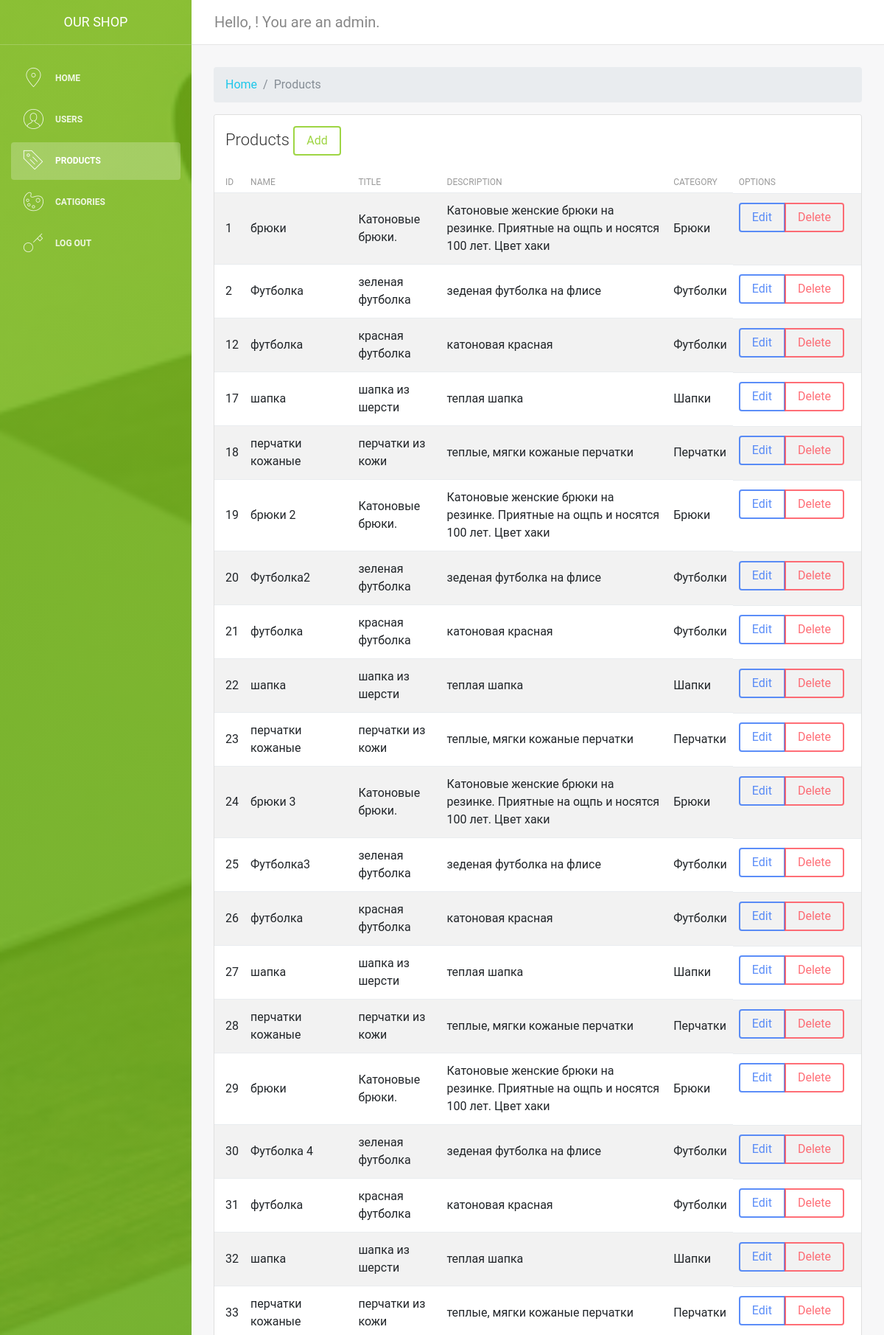
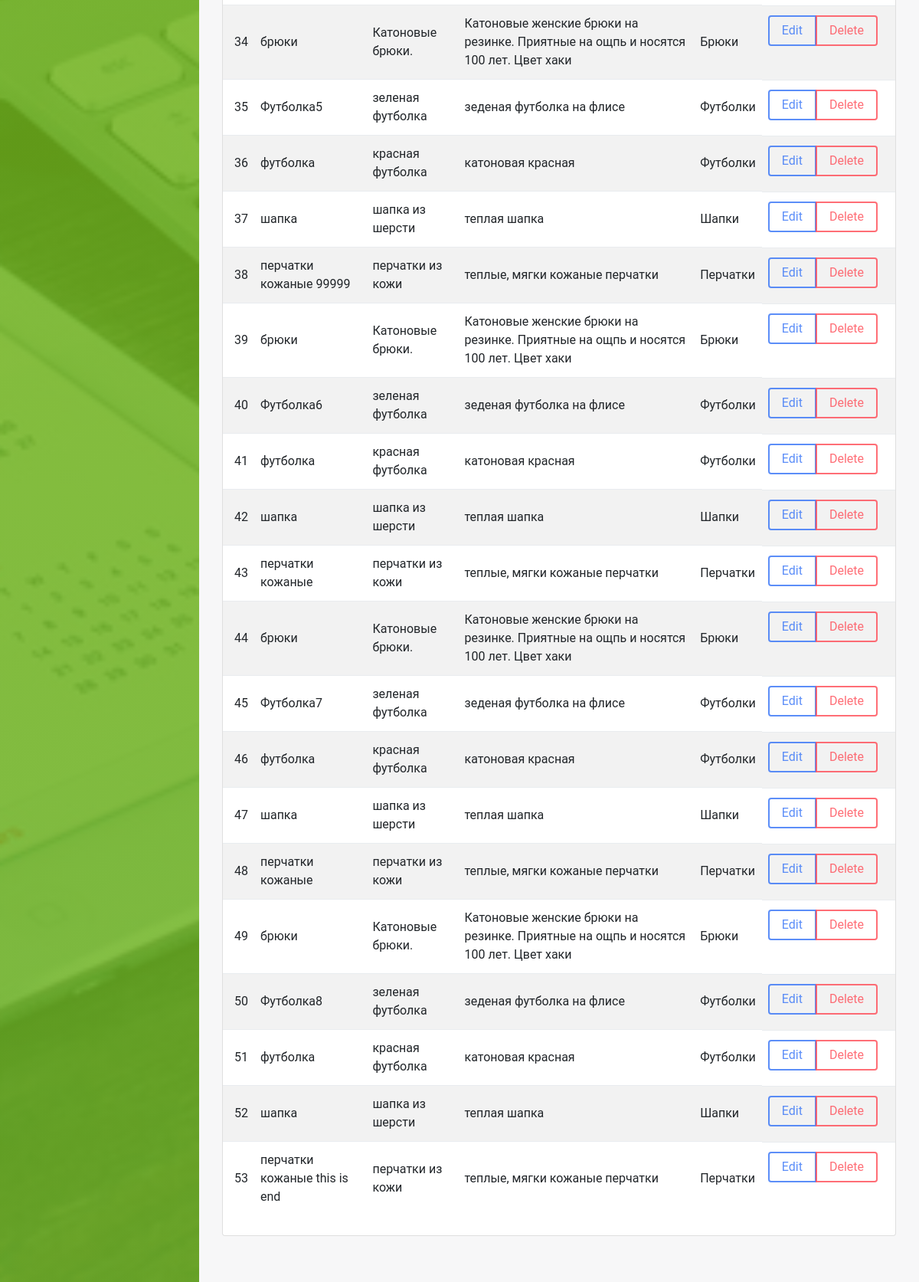
/admin/products.php, run on the app's committed database (2 pictures, top to bottom).
### tables this page shows
CREATE TABLE `products` (
  `id` int(11) NOT NULL,
  `title` varchar(255) NOT NULL,
  `description` text NOT NULL,
  `content` text NOT NULL,
  `category_id` int(11) NOT NULL,
  `image` varchar(255) NOT NULL
);

CREATE TABLE `category` (
  `id` int(11) NOT NULL,
  `title` varchar(255) NOT NULL
);

### admin/table-products.php (the view)
<?php
	$sqlProducts = "SELECT * FROM products";
	$productsResult = $connect->query($sqlProducts);
	while($row = mysqli_fetch_assoc($productsResult)){
		$productCategory = "SELECT * FROM  category WHERE id=" . $row["category_id"];
		$prodCategResult = mysqli_query($connect, $productCategory);
		$category = mysqli_fetch_assoc($prodCategResult);
	?>
	<tr>
		<td><?php echo $row["id"] ?></td>
		<td><?php echo $row["title"] ?></td>
		<td><?php echo $row["description"] ?></td>
		<td><?php echo $row["content"] ?></td>
		<td><?php echo $category["title"] ?></td>
		<td>
		<div class="btn-group mr-2" role="group" aria-label="First group">
			<a href="options/products/edit.php?id=<?php echo $row["id"] ?>" class="btn btn-primary">Edit</a>
			<div data-link="http://store.local/admin/options/products/delete.php?id=<?php echo $row["id"] ?>" onclick="deleteProduct(this)" id="delete-btn" class="btn btn-danger">Delete</div>
		</div>
		</td>
		</tr>
		<?php
	}
?>

### data on the page
products: id "1", title "брюки", description "Катоновые брюки.", content "Катоновые женские брюки на резинке. Приятные на ощпь и носятся 100 лет. Цвет хаки", category.title "Брюки"
products: id "2", title "Футболка", description "зеленая футболка", content "зеденая футболка на флисе", category.title "Футболки"
products: id "12", title "футболка", description "красная футболка", content "катоновая красная", category.title "Футболки"
products: id "17", title "шапка", description "шапка из шерсти", content "теплая шапка", category.title "Шапки"
products: id "18", title "перчатки кожаные", description "перчатки из кожи", content "теплые, мягки кожаные перчатки", category.title "Перчатки"
products: id "19", title "брюки 2", description "Катоновые брюки.", content "Катоновые женские брюки на резинке. Приятные на ощпь и носятся 100 лет. Цвет хаки", category.title "Брюки"
products: id "20", title "Футболка2", description "зеленая футболка", content "зеденая футболка на флисе", category.title "Футболки"
products: id "21", title "футболка", description "красная футболка", content "катоновая красная", category.title "Футболки"
products: id "22", title "шапка", description "шапка из шерсти", content "теплая шапка", category.title "Шапки"
products: id "23", title "перчатки кожаные", description "перчатки из кожи", content "теплые, мягки кожаные перчатки", category.title "Перчатки"
products: id "24", title "брюки 3", description "Катоновые брюки.", content "Катоновые женские брюки на резинке. Приятные на ощпь и носятся 100 лет. Цвет хаки", category.title "Брюки"
products: id "25", title "Футболка3", description "зеленая футболка", content "зеденая футболка на флисе", category.title "Футболки"
products: id "26", title "футболка", description "красная футболка", content "катоновая красная", category.title "Футболки"
products: id "27", title "шапка", description "шапка из шерсти", content "теплая шапка", category.title "Шапки"
products: id "28", title "перчатки кожаные", description "перчатки из кожи", content "теплые, мягки кожаные перчатки", category.title "Перчатки"
products: id "29", title "брюки", description "Катоновые брюки.", content "Катоновые женские брюки на резинке. Приятные на ощпь и носятся 100 лет. Цвет хаки", category.title "Брюки"
products: id "30", title "Футболка 4", description "зеленая футболка", content "зеденая футболка на флисе", category.title "Футболки"
products: id "31", title "футболка", description "красная футболка", content "катоновая красная", category.title "Футболки"
products: id "32", title "шапка", description "шапка из шерсти", content "теплая шапка", category.title "Шапки"
products: id "33", title "перчатки кожаные", description "перчатки из кожи", content "теплые, мягки кожаные перчатки", category.title "Перчатки"
products: id "34", title "брюки", description "Катоновые брюки.", content "Катоновые женские брюки на резинке. Приятные на ощпь и носятся 100 лет. Цвет хаки", category.title "Брюки"
products: id "35", title "Футболка5", description "зеленая футболка", content "зеденая футболка на флисе", category.title "Футболки"
products: id "36", title "футболка", description "красная футболка", content "катоновая красная", category.title "Футболки"
products: id "37", title "шапка", description "шапка из шерсти", content "теплая шапка", category.title "Шапки"
products: id "38", title "перчатки кожаные 99999", description "перчатки из кожи", content "теплые, мягки кожаные перчатки", category.title "Перчатки"
products: id "39", title "брюки", description "Катоновые брюки.", content "Катоновые женские брюки на резинке. Приятные на ощпь и носятся 100 лет. Цвет хаки", category.title "Брюки"
products: id "40", title "Футболка6", description "зеленая футболка", content "зеденая футболка на флисе", category.title "Футболки"
products: id "41", title "футболка", description "красная футболка", content "катоновая красная", category.title "Футболки"
products: id "42", title "шапка", description "шапка из шерсти", content "теплая шапка", category.title "Шапки"
products: id "43", title "перчатки кожаные", description "перчатки из кожи", content "теплые, мягки кожаные перчатки", category.title "Перчатки"
products: id "44", title "брюки", description "Катоновые брюки.", content "Катоновые женские брюки на резинке. Приятные на ощпь и носятся 100 лет. Цвет хаки", category.title "Брюки"
products: id "45", title "Футболка7", description "зеленая футболка", content "зеденая футболка на флисе", category.title "Футболки"
products: id "46", title "футболка", description "красная футболка", content "катоновая красная", category.title "Футболки"
products: id "47", title "шапка", description "шапка из шерсти", content "теплая шапка", category.title "Шапки"
products: id "48", title "перчатки кожаные", description "перчатки из кожи", content "теплые, мягки кожаные перчатки", category.title "Перчатки"
products: id "49", title "брюки", description "Катоновые брюки.", content "Катоновые женские брюки на резинке. Приятные на ощпь и носятся 100 лет. Цвет хаки", category.title "Брюки"
products: id "50", title "Футболка8", description "зеленая футболка", content "зеденая футболка на флисе", category.title "Футболки"
products: id "51", title "футболка", description "красная футболка", content "катоновая красная", category.title "Футболки"
products: id "52", title "шапка", description "шапка из шерсти", content "теплая шапка", category.title "Шапки"
products: id "53", title "перчатки кожаные this is end", description "перчатки из кожи", content "теплые, мягки кожаные перчатки", category.title "Перчатки"
